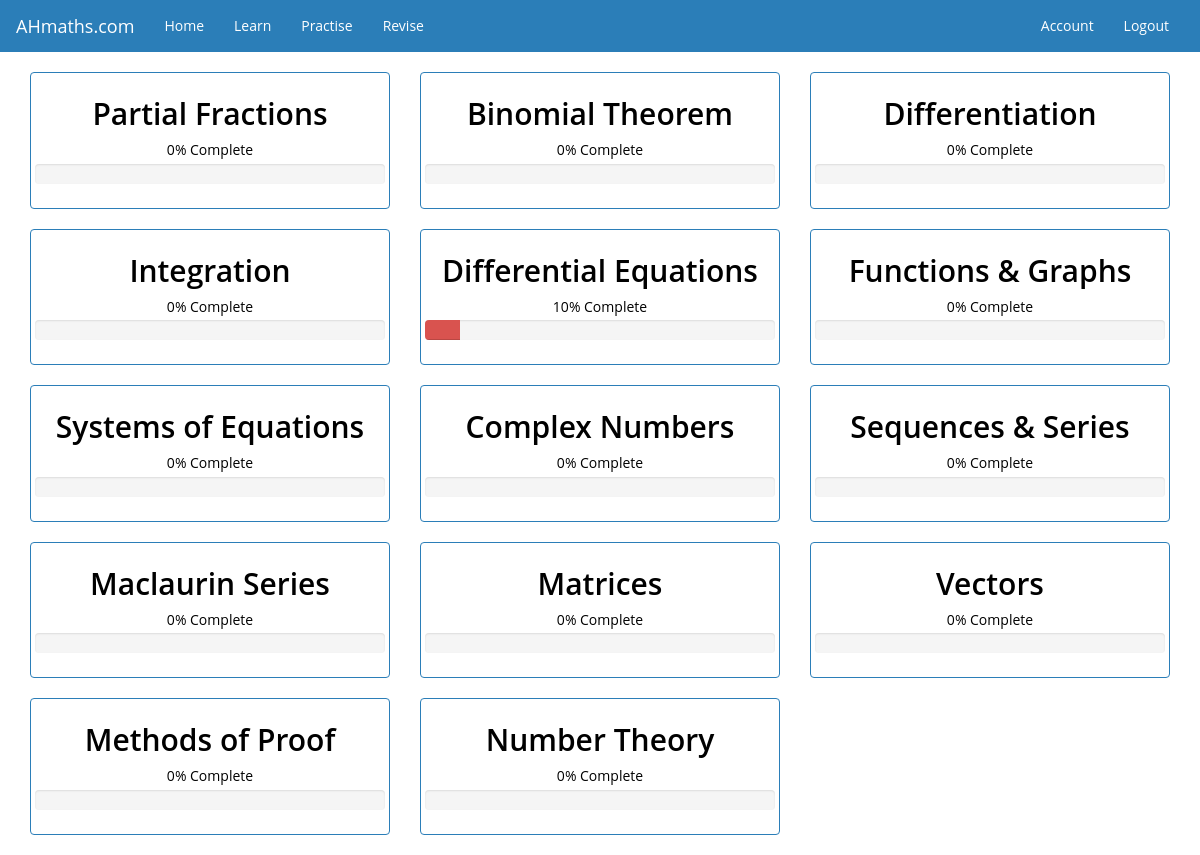
/practise (signed in), run on the app's committed database.
### ahmaths/models.py (models this page shows, shortened)
class Topic(db.Model):
    id = db.Column(db.Integer, primary_key=True)
    topic_id = db.Column(db.String(20), unique=True, nullable=False)
    topic_name = db.Column(db.String(120), unique=True, nullable=False)
    subtopics = db.relationship('Subtopic', backref='topic', lazy=True)

### ahmaths/routes.py (the view)
@app.route('/practise')
@login_required
def practise():
    progress_strings = current_user.progress.split(',')
    progress = {}
    for progress_string in progress_strings:
        if progress_string != '':
            progress_string = progress_string.split(':')
            progress[progress_string[0]] = int(progress_string[1])
    return render_template('practise.html.j2', topics=Topic.query.all(), progress=progress, title='Practise')

### ahmaths/models.py (called while the page is built)
@login_manager.user_loader
def load_user(user_id):
    return User.query.get(int(user_id))

### ahmaths/templates/practise.html.j2 (shortened to what this page needs)
{% extends 'layout.html.j2' %}
{% block content %}
  <div class="row selection text-center">
    {% for topic in topics %}
      {% set progress_percentage = progress[topic.topic_id] %}
      {% if progress_percentage < 35 %}
        {% set color_class = 'danger' %}
      {% elif progress_percentage < 70 %}
        {% set color_class = 'warning' %}
      {% elif progress_percentage < 100 %}
        {% set color_class = 'success' %}
      {% elif progress_percentage == 100 %}
        {% set color_class = 'full' %}
      {% endif %}
      <div class="col-sm-12 col-md-6 col-lg-4">
        <a class="thumbnail selection-element" href="{{ url_for('topic', topic_id=topic.topic_id) }}">
          <h2>{{ topic.topic_name }}</h2>
          <div class="text-center mb-1">{{ progress_percentage }}% Complete</div>
          <div class="progress">
            <div class="progress-bar progress-bar-{{ color_class }}" role="progressbar" aria-valuenow="{{ progress_percentage }}" aria-valuemin="0" aria-valuemax="100" style="width: {{ progress_percentage }}%">
            </div>
          </div>
        </a>
      </div>
    {% endfor %}
  </div>
{% endblock content %}

### data on the page
Topic: topic_name "Partial Fractions", progress_percentage "0"
Topic: topic_name "Binomial Theorem", progress_percentage "0"
Topic: topic_name "Differentiation", progress_percentage "0"
Topic: topic_name "Integration", progress_percentage "0"
Topic: topic_name "Differential Equations", progress_percentage "10"
Topic: topic_name "Functions & Graphs", progress_percentage "0"
Topic: topic_name "Systems of Equations", progress_percentage "0"
Topic: topic_name "Complex Numbers", progress_percentage "0"
Topic: topic_name "Sequences & Series", progress_percentage "0"
Topic: topic_name "Maclaurin Series", progress_percentage "0"
Topic: topic_name "Matrices", progress_percentage "0"
Topic: topic_name "Vectors", progress_percentage "0"
Topic: topic_name "Methods of Proof", progress_percentage "0"
Topic: topic_name "Number Theory", progress_percentage "0"
